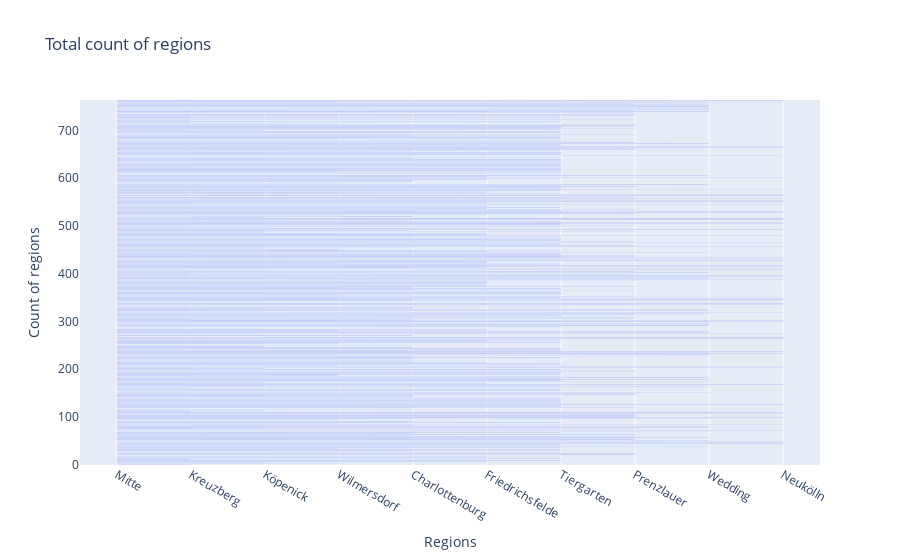

The notebook cell saved with this chart:
### Markdown cell above
## **Plot the Total count of regions?**

### Code cell
data = {
  'x': rentals['Region'],
  'name': 'Region',
  'type': 'bar'
};

layout = {
  'xaxis': {'title': 'Regions'},
    'yaxis': {'title': 'Count of regions'},
  'barmode': 'relative',
  'title': 'Total count of regions'
};
fig = go.Figure(data = data, layout = layout)
iplot(fig)

### Figure 1 — Plotly figure (JSON) as saved in the notebook; plotly's stock layout.template omitted (floating-point values rounded to 4 significant figures; data arrays with more than 128 entries replaced by an {"elided": "..."} marker saying what was removed)
{"data": [{"x": {"elided": "764 str values"}, "type": "bar", "name": "Region"}], "layout": {"barmode": "relative", "yaxis": {"title": {"text": "Count of regions"}}, "xaxis": {"title": {"text": "Regions"}}, "title": {"text": "Total count of regions"}}}
